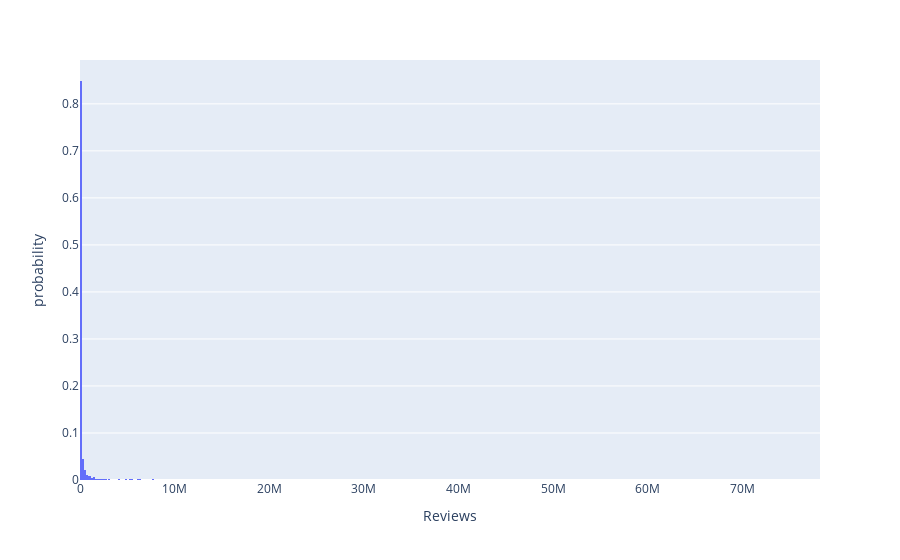

Here is the notebook cell this chart was saved with:
### Code cell
fig_rat2 = px.histogram(X_train, x="Reviews", histnorm = 'probability')
fig_rat2.show()

### Figure 1 — Plotly figure (JSON) as saved in the notebook; plotly's stock layout.template omitted (floating-point values rounded to 4 significant figures; data arrays with more than 128 entries replaced by an {"elided": "..."} marker saying what was removed)
{"data": [{"alignmentgroup": "True", "bingroup": "x", "histnorm": "probability", "hovertemplate": "Reviews=%{x}<br>probability=%{y}<extra></extra>", "legendgroup": "", "marker": {"color": "#636efa", "pattern": {"shape": ""}}, "name": "", "offsetgroup": "", "orientation": "v", "showlegend": false, "type": "histogram", "x": {"elided": "8672 int values"}, "xaxis": "x", "yaxis": "y"}], "layout": {"barmode": "relative", "legend": {"tracegroupgap": 0}, "margin": {"t": 60}, "xaxis": {"anchor": "y", "domain": [0, 1], "title": {"text": "Reviews"}}, "yaxis": {"anchor": "x", "domain": [0, 1], "title": {"text": "probability"}}}}
